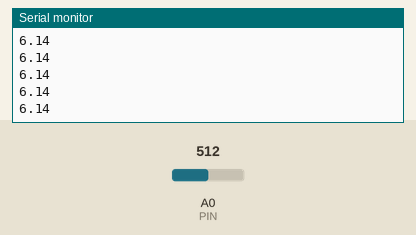
The sketch below on a simulated Arduino Uno, built with avr-gcc and run on an emulated ATmega328P. Parts: the last lines printed to the serial monitor. The inputs (shaded band) are chosen by the test bench; at power-on: A0 (PIN) = 512.

Above: at 1.2 s.
1.3 s: A0 (PIN) set to 716
At 1.31 s:
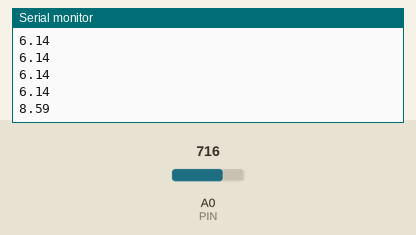
2.8 s: A0 (PIN) set to 900
At 2.82 s:
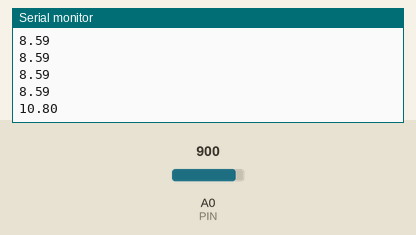
Timing chart, 0 to 5.8 s (numbered marks = the images above; inputs shaded):
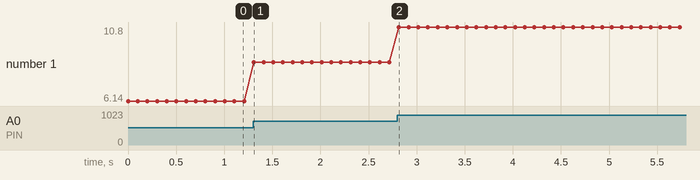

Measured:
- after the input at 1.3 s, the serial monitor: prints a new line at once (image 1)
- after the input at 2.8 s, the serial monitor: prints a new line at once (image 2)
- plotted number 1: 6.14 → 8.59 after the input at 1.3 s, 8.59 → 10.8 after the input at 2.8 s

The sketch:

mcu-read-voltage-divider.ino
```cpp
/*
 * Simple Arduino voltage divider tutorial
 * to measure any voltage above the operating voltage of the board/MCU
 *
 *
 * SMM's Blog - Shams El-Din Mohamed Abdul Monem
 * All rights reserved 2020
*/

#define BAUD 9600 // Computer Serial speed
#define PIN A0 // Analog pin connected to the output of the voltage divider

const unsigned long r1 = 330;// the resistance of resistor 1 (R1) in "Ohms"
const unsigned long r2 = 220;// the resistance of resistor 2 (R2) in "Ohms"
const float sys_voltage = 4.91;// The voltage of the MCU, can be 3.3V, 5V or even as low as 1.8V!

float vout;// The output voltage from the resistor-divider (The voltage from the analoge pin)
float vin;// The true input voltage we want to mesure

int resoulotion = 1023; // ADC resoulotion, in arduinos UNO,Nano,Mini it's 1023

void setup() {
  // put your setup code here, to run once:
  Serial.begin(BAUD);
}

void loop() {
  Serial.println(getVoltage());
  delay(100);
}

float getVoltage(){
  // Here we calculate the voltage the Arduino reads,
  // which is the output voltage of the voltage divider
  int sensorValue = analogRead(PIN);
  float voltage = sensorValue * (sys_voltage / resoulotion);

  return calculate(r1, r2, voltage);
}

float calculate(unsigned long r_1, unsigned long r_2, float vout){
  /*
   The main rule is:
   Vout = Vin x (R2/R1+R2)

   the inverse of it:
   Vin = (Vout x (R1+R2)) / R2
  */
  return (vout*((float)r_1+(float)r_2) / (float)r_2);
}
```
